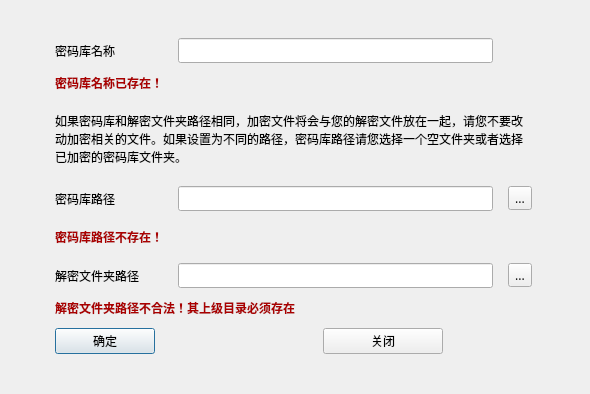
<?xml version="1.0" encoding="UTF-8"?>
<ui version="4.0">
 <class>Dialog</class>
 <widget class="QDialog" name="Dialog">
  <property name="geometry">
   <rect>
    <x>0</x>
    <y>0</y>
    <width>590</width>
    <height>394</height>
   </rect>
  </property>
  <property name="windowTitle">
   <string>密码库设置</string>
  </property>
  <property name="toolTip">
   <string/>
  </property>
  <property name="toolTipDuration">
   <number>2</number>
  </property>
  <layout class="QGridLayout" name="gridLayout">
   <property name="leftMargin">
    <number>40</number>
   </property>
   <property name="topMargin">
    <number>30</number>
   </property>
   <property name="rightMargin">
    <number>40</number>
   </property>
   <property name="bottomMargin">
    <number>30</number>
   </property>
   <property name="horizontalSpacing">
    <number>0</number>
   </property>
   <property name="verticalSpacing">
    <number>3</number>
   </property>
   <item row="0" column="0">
    <widget class="QLabel" name="vaultNameLabel">
     <property name="font">
      <font>
       <family>微软雅黑</family>
      </font>
     </property>
     <property name="whatsThis">
      <string>&lt;html&gt;&lt;head/&gt;&lt;body&gt;&lt;p&gt;为你的密码库取一个名称，便于记忆&lt;/p&gt;&lt;/body&gt;&lt;/html&gt;</string>
     </property>
     <property name="text">
      <string>密码库名称</string>
     </property>
    </widget>
   </item>
   <item row="0" column="1" colspan="2">
    <widget class="QLineEdit" name="VaultNameEdit">
     <property name="font">
      <font>
       <family>微软雅黑</family>
      </font>
     </property>
    </widget>
   </item>
   <item row="2" column="0" colspan="4">
    <widget class="QLabel" name="hintLabel">
     <property name="sizePolicy">
      <sizepolicy hsizetype="Preferred" vsizetype="Maximum">
       <horstretch>0</horstretch>
       <verstretch>0</verstretch>
      </sizepolicy>
     </property>
     <property name="text">
      <string>如果密码库和解密文件夹路径相同，加密文件将会与您的解密文件放在一起，请您不要改动加密相关的文件。如果设置为不同的路径，密码库路径请您选择一个空文件夹或者选择已加密的密码库文件夹。</string>
     </property>
     <property name="wordWrap">
      <bool>true</bool>
     </property>
     <property name="indent">
      <number>-1</number>
     </property>
    </widget>
   </item>
   <item row="3" column="0">
    <widget class="QLabel" name="vaultPathLabel">
     <property name="font">
      <font>
       <family>微软雅黑</family>
      </font>
     </property>
     <property name="toolTip">
      <string>&lt;html&gt;&lt;head/&gt;&lt;body&gt;&lt;p&gt;加密后的文件会放在这里&lt;/p&gt;&lt;/body&gt;&lt;/html&gt;</string>
     </property>
     <property name="text">
      <string>密码库路径</string>
     </property>
    </widget>
   </item>
   <item row="3" column="1" colspan="2">
    <widget class="QLineEdit" name="vaultPathEdit">
     <property name="font">
      <font>
       <family>微软雅黑</family>
      </font>
     </property>
    </widget>
   </item>
   <item row="3" column="3">
    <widget class="QToolButton" name="vaultPathToolButton">
     <property name="font">
      <font>
       <family>微软雅黑</family>
      </font>
     </property>
     <property name="text">
      <string>...</string>
     </property>
    </widget>
   </item>
   <item row="4" column="0">
    <widget class="QLabel" name="vaultPathReminder">
     <property name="sizePolicy">
      <sizepolicy hsizetype="Preferred" vsizetype="Maximum">
       <horstretch>0</horstretch>
       <verstretch>0</verstretch>
      </sizepolicy>
     </property>
     <property name="font">
      <font>
       <family>微软雅黑</family>
       <weight>75</weight>
       <bold>true</bold>
      </font>
     </property>
     <property name="styleSheet">
      <string notr="true">color:rgb(170, 0, 0)</string>
     </property>
     <property name="text">
      <string>密码库路径不存在！</string>
     </property>
    </widget>
   </item>
   <item row="4" column="1">
    <widget class="QLabel" name="link_label">
     <property name="sizePolicy">
      <sizepolicy hsizetype="Fixed" vsizetype="Fixed">
       <horstretch>0</horstretch>
       <verstretch>0</verstretch>
      </sizepolicy>
     </property>
     <property name="minimumSize">
      <size>
       <width>30</width>
       <height>30</height>
      </size>
     </property>
     <property name="maximumSize">
      <size>
       <width>30</width>
       <height>30</height>
      </size>
     </property>
     <property name="font">
      <font>
       <family>微软雅黑</family>
      </font>
     </property>
     <property name="toolTip">
      <string>&lt;html&gt;&lt;head/&gt;&lt;body&gt;&lt;p&gt;&lt;br/&gt;&lt;/p&gt;&lt;/body&gt;&lt;/html&gt;</string>
     </property>
     <property name="whatsThis">
      <string>&lt;html&gt;&lt;head/&gt;&lt;body&gt;&lt;p&gt;&lt;br/&gt;&lt;/p&gt;&lt;/body&gt;&lt;/html&gt;</string>
     </property>
     <property name="styleSheet">
      <string notr="true">border-image:url(:/link/link.svg)</string>
     </property>
     <property name="text">
      <string/>
     </property>
     <property name="alignment">
      <set>Qt::AlignCenter</set>
     </property>
    </widget>
   </item>
   <item row="5" column="0">
    <widget class="QLabel" name="filePathLabel">
     <property name="font">
      <font>
       <family>微软雅黑</family>
      </font>
     </property>
     <property name="toolTip">
      <string>&lt;html&gt;&lt;head/&gt;&lt;body&gt;&lt;p&gt;解密文件夹路径的上级目录应该是一个合法目录&lt;/p&gt;&lt;/body&gt;&lt;/html&gt;</string>
     </property>
     <property name="whatsThis">
      <string>&lt;html&gt;&lt;head/&gt;&lt;body&gt;&lt;p&gt;解密后的文件会放在这里&lt;/p&gt;&lt;/body&gt;&lt;/html&gt;</string>
     </property>
     <property name="text">
      <string>解密文件夹路径</string>
     </property>
    </widget>
   </item>
   <item row="5" column="1" colspan="2">
    <widget class="QLineEdit" name="filePathEdit">
     <property name="minimumSize">
      <size>
       <width>300</width>
       <height>0</height>
      </size>
     </property>
     <property name="font">
      <font>
       <family>微软雅黑</family>
      </font>
     </property>
    </widget>
   </item>
   <item row="5" column="3">
    <widget class="QToolButton" name="filePathToolButton">
     <property name="font">
      <font>
       <family>微软雅黑</family>
      </font>
     </property>
     <property name="text">
      <string>...</string>
     </property>
    </widget>
   </item>
   <item row="6" column="0" colspan="3">
    <widget class="QLabel" name="filePathReminder">
     <property name="sizePolicy">
      <sizepolicy hsizetype="Preferred" vsizetype="Maximum">
       <horstretch>0</horstretch>
       <verstretch>0</verstretch>
      </sizepolicy>
     </property>
     <property name="font">
      <font>
       <family>微软雅黑</family>
       <weight>75</weight>
       <bold>true</bold>
      </font>
     </property>
     <property name="styleSheet">
      <string notr="true">color:rgb(170, 0, 0)</string>
     </property>
     <property name="text">
      <string>解密文件夹路径不合法！其上级目录必须存在</string>
     </property>
    </widget>
   </item>
   <item row="7" column="0">
    <widget class="QPushButton" name="OKButton">
     <property name="sizePolicy">
      <sizepolicy hsizetype="Minimum" vsizetype="Fixed">
       <horstretch>0</horstretch>
       <verstretch>0</verstretch>
      </sizepolicy>
     </property>
     <property name="maximumSize">
      <size>
       <width>100</width>
       <height>16777215</height>
      </size>
     </property>
     <property name="font">
      <font>
       <family>微软雅黑</family>
      </font>
     </property>
     <property name="text">
      <string>确定</string>
     </property>
    </widget>
   </item>
   <item row="7" column="2">
    <widget class="QPushButton" name="pushButton">
     <property name="maximumSize">
      <size>
       <width>120</width>
       <height>16777215</height>
      </size>
     </property>
     <property name="font">
      <font>
       <family>微软雅黑</family>
      </font>
     </property>
     <property name="text">
      <string>关闭</string>
     </property>
    </widget>
   </item>
   <item row="1" column="0">
    <widget class="QLabel" name="vaultNameReminder">
     <property name="sizePolicy">
      <sizepolicy hsizetype="Preferred" vsizetype="Maximum">
       <horstretch>0</horstretch>
       <verstretch>0</verstretch>
      </sizepolicy>
     </property>
     <property name="font">
      <font>
       <family>微软雅黑</family>
       <weight>75</weight>
       <bold>true</bold>
      </font>
     </property>
     <property name="styleSheet">
      <string notr="true">color:rgb(170, 0, 0)</string>
     </property>
     <property name="text">
      <string>密码库名称已存在！</string>
     </property>
    </widget>
   </item>
  </layout>
 </widget>
 <resources/>
 <connections>
  <connection>
   <sender>vaultPathToolButton</sender>
   <signal>clicked()</signal>
   <receiver>Dialog</receiver>
   <slot>chooseVaultPath()</slot>
   <hints>
    <hint type="sourcelabel">
     <x>517</x>
     <y>192</y>
    </hint>
    <hint type="destinationlabel">
     <x>555</x>
     <y>192</y>
    </hint>
   </hints>
  </connection>
  <connection>
   <sender>vaultPathEdit</sender>
   <signal>textChanged(QString)</signal>
   <receiver>Dialog</receiver>
   <slot>checkVaultSettingsValidity()</slot>
   <hints>
    <hint type="sourcelabel">
     <x>370</x>
     <y>202</y>
    </hint>
    <hint type="destinationlabel">
     <x>408</x>
     <y>177</y>
    </hint>
   </hints>
  </connection>
  <connection>
   <sender>VaultNameEdit</sender>
   <signal>textChanged(QString)</signal>
   <receiver>Dialog</receiver>
   <slot>checkVaultSettingsValidity()</slot>
   <hints>
    <hint type="sourcelabel">
     <x>390</x>
     <y>57</y>
    </hint>
    <hint type="destinationlabel">
     <x>527</x>
     <y>53</y>
    </hint>
   </hints>
  </connection>
  <connection>
   <sender>filePathEdit</sender>
   <signal>textChanged(QString)</signal>
   <receiver>Dialog</receiver>
   <slot>checkVaultSettingsValidity()</slot>
   <hints>
    <hint type="sourcelabel">
     <x>426</x>
     <y>272</y>
    </hint>
    <hint type="destinationlabel">
     <x>550</x>
     <y>302</y>
    </hint>
   </hints>
  </connection>
  <connection>
   <sender>filePathToolButton</sender>
   <signal>clicked()</signal>
   <receiver>Dialog</receiver>
   <slot>chooseFilePath()</slot>
   <hints>
    <hint type="sourcelabel">
     <x>524</x>
     <y>279</y>
    </hint>
    <hint type="destinationlabel">
     <x>574</x>
     <y>266</y>
    </hint>
   </hints>
  </connection>
  <connection>
   <sender>pushButton</sender>
   <signal>clicked()</signal>
   <receiver>Dialog</receiver>
   <slot>reject()</slot>
   <hints>
    <hint type="sourcelabel">
     <x>422</x>
     <y>339</y>
    </hint>
    <hint type="destinationlabel">
     <x>495</x>
     <y>341</y>
    </hint>
   </hints>
  </connection>
  <connection>
   <sender>OKButton</sender>
   <signal>clicked()</signal>
   <receiver>Dialog</receiver>
   <slot>vaultConfigExecute()</slot>
   <hints>
    <hint type="sourcelabel">
     <x>149</x>
     <y>339</y>
    </hint>
    <hint type="destinationlabel">
     <x>257</x>
     <y>339</y>
    </hint>
   </hints>
  </connection>
 </connections>
 <slots>
  <slot>chooseVaultPath()</slot>
  <slot>checkVaultSettingsValidity()</slot>
  <slot>vaultConfigExecute()</slot>
  <slot>chooseFilePath()</slot>
 </slots>
</ui>
